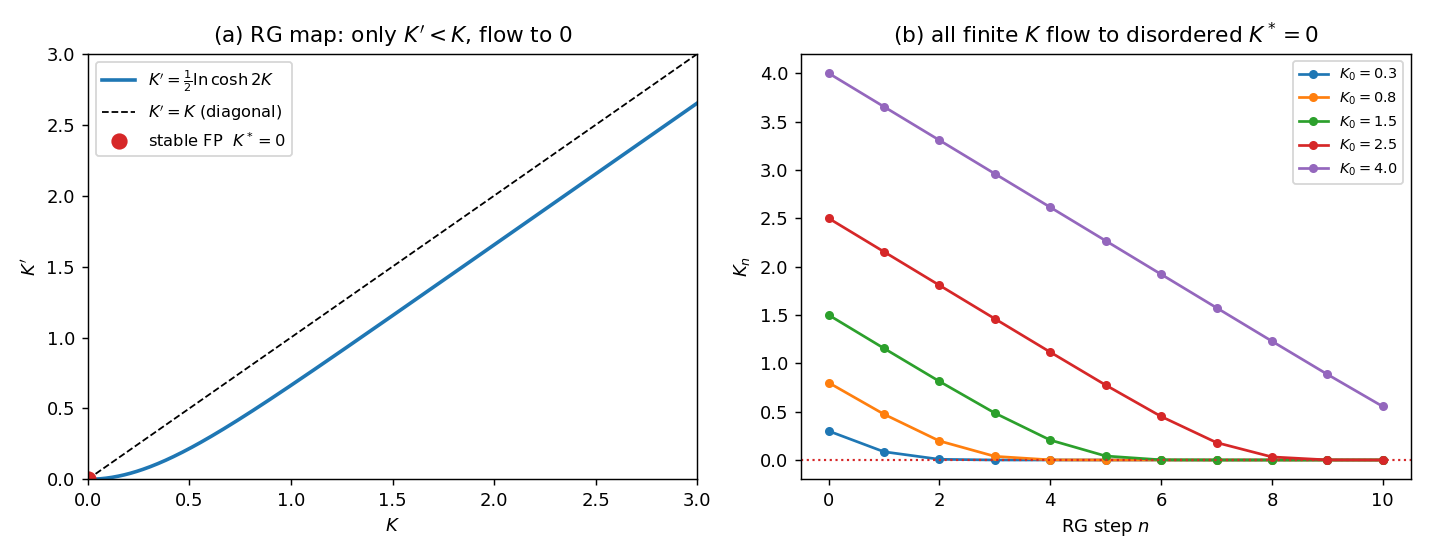

Here is the Python script that generated this plot:
# 一维伊辛抽取 RG 的数值验证：映射 K' = 1/2 ln cosh(2K)
# 画 (a) 映射与不动点；(b) 多个初值的迭代流，全部流向 K=0。
import numpy as np
import matplotlib.pyplot as plt

def Rmap(K):
    return 0.5 * np.log(np.cosh(2.0 * K))

# --- 数值确认：任意有限 K 都有 K' < K（流向 0）---
Ks = np.array([0.3, 0.8, 1.5, 2.5, 4.0])
print("K       K'=R(K)   K'<K ?")
for K in Ks:
    Kp = Rmap(K)
    print(f"{K:5.2f}   {Kp:7.4f}   {Kp < K}")

# --- 迭代流：从几个初值出发，看 K_n 的轨迹 ---
def trajectory(K0, n=12):
    seq = [K0]
    for _ in range(n):
        seq.append(Rmap(seq[-1]))
    return np.array(seq)

print("\n从 K0=2.5 迭代：", np.round(trajectory(2.5, 8), 4))

fig, (ax1, ax2) = plt.subplots(1, 2, figsize=(11, 4.3))

K = np.linspace(0, 3, 400)
ax1.plot(K, Rmap(K), lw=2, label=r"$K'=\frac{1}{2}\ln\cosh 2K$")
ax1.plot(K, K, "k--", lw=1, label=r"$K'=K$ (diagonal)")
ax1.plot(0, 0, "o", color="C3", ms=8, label="stable FP  $K^*=0$")
ax1.set_xlabel("$K$"); ax1.set_ylabel("$K'$")
ax1.set_title("(a) RG map: only $K'<K$, flow to 0")
ax1.legend(fontsize=9); ax1.set_xlim(0, 3); ax1.set_ylim(0, 3)

for K0 in [0.3, 0.8, 1.5, 2.5, 4.0]:
    tr = trajectory(K0, 10)
    ax2.plot(range(len(tr)), tr, "-o", ms=4, label=f"$K_0={K0}$")
ax2.axhline(0, color="C3", lw=1.2, ls=":")
ax2.set_xlabel("RG step $n$"); ax2.set_ylabel("$K_n$")
ax2.set_title("(b) all finite $K$ flow to disordered $K^*=0$")
ax2.legend(fontsize=8)

fig.tight_layout()
fig.savefig("rg_ising1d.png", dpi=130)
print("\nsaved rg_ising1d.png")
